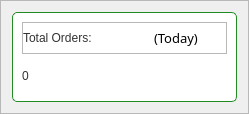
           <widget class="QFrame" name="frame_21">
            <property name="styleSheet">
             <string notr="true">#frame_21{
background-color: #fff;
border-radius: 5px;
}</string>
            </property>
            <property name="frameShape">
             <enum>QFrame::StyledPanel</enum>
            </property>
            <property name="frameShadow">
             <enum>QFrame::Raised</enum>
            </property>
            <layout class="QHBoxLayout" name="horizontalLayout_18">
             <item alignment="Qt::AlignLeft">
              <widget class="QFrame" name="frame_22">
               <property name="minimumSize">
                <size>
                 <width>225</width>
                 <height>90</height>
                </size>
               </property>
               <property name="styleSheet">
                <string notr="true">#frame_22{
background-color: #fff;
border: 1px solid #228B22;
border-radius: 5px;
}</string>
               </property>
               <property name="frameShape">
                <enum>QFrame::StyledPanel</enum>
               </property>
               <property name="frameShadow">
                <enum>QFrame::Raised</enum>
               </property>
               <layout class="QVBoxLayout" name="verticalLayout">
                <item>
                 <widget class="QFrame" name="frame_24">
                  <property name="frameShape">
                   <enum>QFrame::StyledPanel</enum>
                  </property>
                  <property name="frameShadow">
                   <enum>QFrame::Raised</enum>
                  </property>
                  <layout class="QHBoxLayout" name="horizontalLayout_19">
                   <property name="spacing">
                    <number>5</number>
                   </property>
                   <property name="leftMargin">
                    <number>0</number>
                   </property>
                   <property name="topMargin">
                    <number>0</number>
                   </property>
                   <property name="rightMargin">
                    <number>0</number>
                   </property>
                   <property name="bottomMargin">
                    <number>0</number>
                   </property>
                   <item>
                    <widget class="QLabel" name="label_14">
                     <property name="minimumSize">
                      <size>
                       <width>0</width>
                       <height>30</height>
                      </size>
                     </property>
                     <property name="styleSheet">
                      <string notr="true">font: 63 12pt &quot;Noto Sans SemiBold&quot;;
color: #333333;</string>
                     </property>
                     <property name="text">
                      <string>Total Orders:</string>
                     </property>
                    </widget>
                   </item>
                   <item alignment="Qt::AlignHCenter">
                    <widget class="QLabel" name="label_16">
                     <property name="minimumSize">
                      <size>
                       <width>0</width>
                       <height>30</height>
                      </size>
                     </property>
                     <property name="font">
                      <font>
                       <family>Noto Sans</family>
                       <pointsize>10</pointsize>
                       <weight>50</weight>
                       <italic>false</italic>
                       <bold>false</bold>
                      </font>
                     </property>
                     <property name="text">
                      <string>(Today)</string>
                     </property>
                    </widget>
                   </item>
                  </layout>
                 </widget>
                </item>
                <item>
                 <widget class="QLabel" name="total_orders_label">
                  <property name="styleSheet">
                   <string notr="true">font: 87 16pt &quot;Noto Sans Black&quot;;
color: #333333;
</string>
                  </property>
                  <property name="text">
                   <string>0</string>
                  </property>
                 </widget>
                </item>
               </layout>
              </widget>
             </item>
            </layout>
           </widget>
